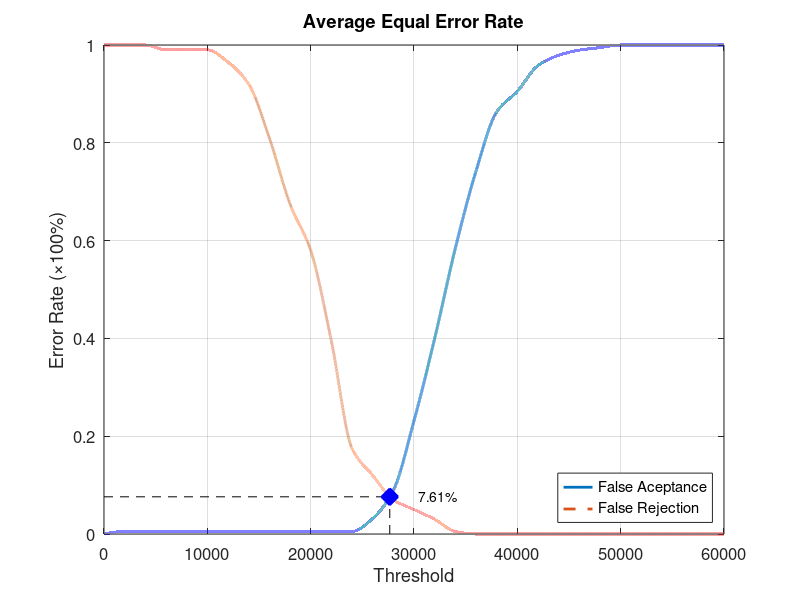
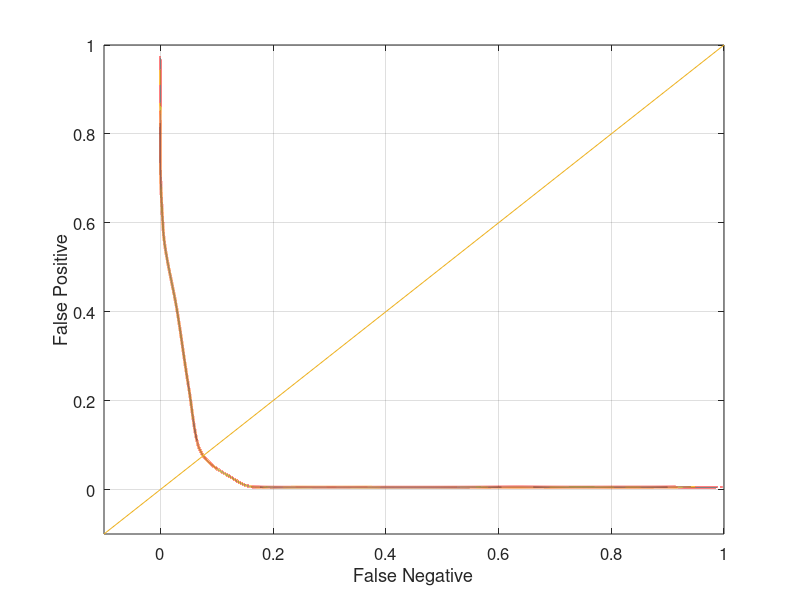

Source code (MATLAB) for these figures, in order:
function yEER = Database3_3
close all;
clear;
clc;
x = 0:2000:60000;
xq = 0:0.5:60000;

y0 = [0 0.00526316 0.00526316 0.00526316 0.00526316 0.00526316 0.00526316 0.00526316 0.00526316 0.00526316 0.00526316 0.00526316 0.00526316 0.0315789 0.0894737 0.231579 0.4 0.584211 0.742105 0.863158 0.905263 0.957895 0.978947 0.989474 0.994737 1 1 1 1 1 1];
yy0 = interp1(x, y0, xq, 'pchip');
y1 = [1 1 1 0.99 0.99 0.99 0.965 0.92 0.81 0.675 0.58 0.395 0.175 0.12 0.07 0.05 0.03 0.005 0 0 0 0 0 0 0 0 0 0 0 0 0];
yy1 = interp1(x, y1, xq, 'pchip');

% Calculating EER: 
y2 = abs(y0 - y1);
find(y2 == min(y2))
yy2 = abs(yy0 - yy1);
xEER = find(yy2 == min(yy2));
xEERIndex = xq(xEER) % X-axis EER
yEER = yy0(xEER) % Y-axis EER

main = figure
plot(xq, yy0,'-','LineWidth', 2);	hold on
plot(xq, yy1,'--','LineWidth', 2);	hold on
plot([xEERIndex xEERIndex], [0 yEER], 'k--');	hold on
plot([0 xEERIndex], [yEER yEER], 'k--');	hold on
plot(xEERIndex, yEER, 'bx', 'LineWidth', 10);	hold on
text(xEERIndex + 10 * xEERIndex / 100, yEER, [num2str(round((10000 * yEER)) / 100) '%'])
legend('False Aceptance', 'False Rejection', 'Location', 'SouthEast')
xlabel('Threshold')
ylabel('Error Rate (\times100%)')
title('Average Equal Error Rate')
set(gca, 'FontSize', 12)
axis([0 60000 0 1])
grid on

print(main, 'Database3_3Main', '-dpng');
FNRxFPR = figure('Color', [1 1 1]);
plot(yy1, yy0, '-', yy1, yy0, 'LineWidth', 2);
hold on
y = -0.1:0.1:1
plot(y, y); 
set(gca, 'FontSize', 12)
xlabel('False Negative')
ylabel('False Positive')
axis([-0.1 1 -0.1 1])
set(gca, 'FontSize', 12)
grid on

print(FNRxFPR, 'Database3_3FNRxFPR','-dpng');
end
